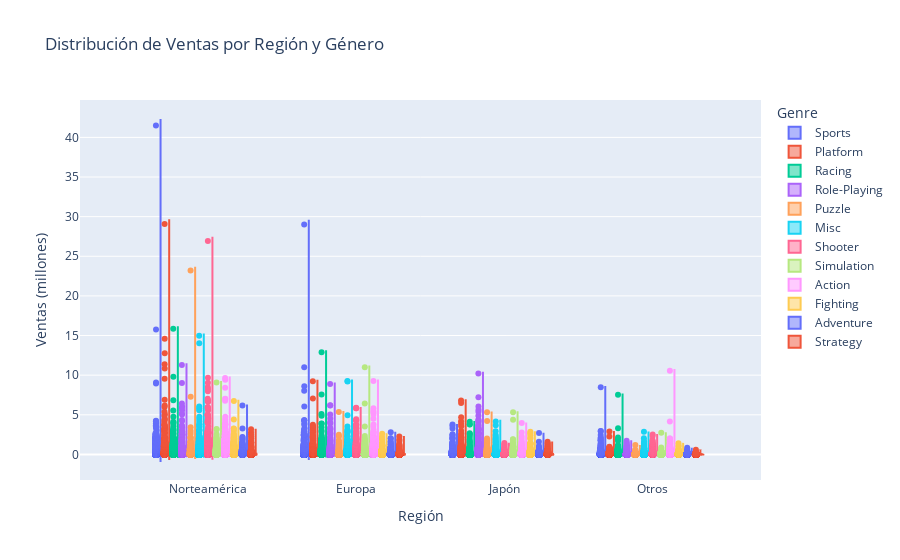

Here is the notebook cell this chart was saved with:
### Markdown cell above
### 4.2 Violin Plot - Comparación de Regiones

### Code cell
# Preparar datos en formato long para violin plot
df_clean_melted = df_clean.melt(id_vars=['Name', 'Genre'], value_vars=['NA_Sales', 'EU_Sales', 'JP_Sales', 'Other_Sales'],
                           var_name='Region', value_name='Sales')
df_clean_melted

# Renombrar regiones
region_mapping = {
    'NA_Sales': 'Norteamérica',
    'EU_Sales': 'Europa',
    'JP_Sales': 'Japón',
    'Other_Sales': 'Otros'
}
df_clean_melted['Region'] = df_clean_melted['Region'].map(region_mapping)

# Crear violin plot
fig = px.violin(df_clean_melted, y='Sales', x='Region', color='Genre', box=True, points='all',
                 title='Distribución de Ventas por Región y Género',
                 labels={'Sales': 'Ventas (millones)', 'Region': 'Región'})
fig.show()

### Figure 1 — Plotly figure (JSON) as saved in the notebook; plotly's stock layout.template omitted (floating-point values rounded to 4 significant figures; data arrays with more than 128 entries replaced by an {"elided": "..."} marker saying what was removed)
{"data": [{"alignmentgroup": "True", "box": {"visible": true}, "hovertemplate": "Genre=Sports<br>Región=%{x}<br>Ventas (millones)=%{y}<extra></extra>", "legendgroup": "Sports", "marker": {"color": "#636efa"}, "name": "Sports", "offsetgroup": "Sports", "orientation": "v", "points": "all", "scalegroup": "True", "showlegend": true, "type": "violin", "x": {"elided": "9384 str values"}, "x0": " ", "xaxis": "x", "y": {"elided": "9384 float values"}, "y0": " ", "yaxis": "y"}, {"alignmentgroup": "True", "box": {"visible": true}, "hovertemplate": "Genre=Platform<br>Región=%{x}<br>Ventas (millones)=%{y}<extra></extra>", "legendgroup": "Platform", "marker": {"color": "#EF553B"}, "name": "Platform", "offsetgroup": "Platform", "orientation": "v", "points": "all", "scalegroup": "True", "showlegend": true, "type": "violin", "x": {"elided": "3544 str values"}, "x0": " ", "xaxis": "x", "y": {"elided": "3544 float values"}, "y0": " ", "yaxis": "y"}, {"alignmentgroup": "True", "box": {"visible": true}, "hovertemplate": "Genre=Racing<br>Región=%{x}<br>Ventas (millones)=%{y}<extra></extra>", "legendgroup": "Racing", "marker": {"color": "#00cc96"}, "name": "Racing", "offsetgroup": "Racing", "orientation": "v", "points": "all", "scalegroup": "True", "showlegend": true, "type": "violin", "x": {"elided": "4996 str values"}, "x0": " ", "xaxis": "x", "y": {"elided": "4996 float values"}, "y0": " ", "yaxis": "y"}, {"alignmentgroup": "True", "box": {"visible": true}, "hovertemplate": "Genre=Role-Playing<br>Región=%{x}<br>Ventas (millones)=%{y}<extra></extra>", "legendgroup": "Role-Playing", "marker": {"color": "#ab63fa"}, "name": "Role-Playing", "offsetgroup": "Role-Playing", "orientation": "v", "points": "all", "scalegroup": "True", "showlegend": true, "type": "violin", "x": {"elided": "5952 str values"}, "x0": " ", "xaxis": "x", "y": {"elided": "5952 float values"}, "y0": " ", "yaxis": "y"}, {"alignmentgroup": "True", "box": {"visible": true}, "hovertemplate": "Genre=Puzzle<br>Región=%{x}<br>Ventas (millones)=%{y}<extra></extra>", "legendgroup": "Puzzle", "marker": {"color": "#FFA15A"}, "name": "Puzzle", "offsetgroup": "Puzzle", "orientation": "v", "points": "all", "scalegroup": "True", "showlegend": true, "type": "violin", "x": {"elided": "2328 str values"}, "x0": " ", "xaxis": "x", "y": {"elided": "2328 float values"}, "y0": " ", "yaxis": "y"}, {"alignmentgroup": "True", "box": {"visible": true}, "hovertemplate": "Genre=Misc<br>Región=%{x}<br>Ventas (millones)=%{y}<extra></extra>", "legendgroup": "Misc", "marker": {"color": "#19d3f3"}, "name": "Misc", "offsetgroup": "Misc", "orientation": "v", "points": "all", "scalegroup": "True", "showlegend": true, "type": "violin", "x": {"elided": "6956 str values"}, "x0": " ", "xaxis": "x", "y": {"elided": "6956 float values"}, "y0": " ", "yaxis": "y"}, {"alignmentgroup": "True", "box": {"visible": true}, "hovertemplate": "Genre=Shooter<br>Región=%{x}<br>Ventas (millones)=%{y}<extra></extra>", "legendgroup": "Shooter", "marker": {"color": "#FF6692"}, "name": "Shooter", "offsetgroup": "Shooter", "orientation": "v", "points": "all", "scalegroup": "True", "showlegend": true, "type": "violin", "x": {"elided": "5240 str values"}, "x0": " ", "xaxis": "x", "y": {"elided": "5240 float values"}, "y0": " ", "yaxis": "y"}, {"alignmentgroup": "True", "box": {"visible": true}, "hovertemplate": "Genre=Simulation<br>Región=%{x}<br>Ventas (millones)=%{y}<extra></extra>", "legendgroup": "Simulation", "marker": {"color": "#B6E880"}, "name": "Simulation", "offsetgroup": "Simulation", "orientation": "v", "points": "all", "scalegroup": "True", "showlegend": true, "type": "violin", "x": {"elided": "3468 str values"}, "x0": " ", "xaxis": "x", "y": {"elided": "3468 float values"}, "y0": " ", "yaxis": "y"}, {"alignmentgroup": "True", "box": {"visible": true}, "hovertemplate": "Genre=Action<br>Región=%{x}<br>Ventas (millones)=%{y}<extra></extra>", "legendgroup": "Action", "marker": {"color": "#FF97FF"}, "name": "Action", "offsetgroup": "Action", "orientation": "v", "points": "all", "scalegroup": "True", "showlegend": true, "type": "violin", "x": {"elided": "13264 str values"}, "x0": " ", "xaxis": "x", "y": {"elided": "13264 float values"}, "y0": " ", "yaxis": "y"}, {"alignmentgroup": "True", "box": {"visible": true}, "hovertemplate": "Genre=Fighting<br>Región=%{x}<br>Ventas (millones)=%{y}<extra></extra>", "legendgroup": "Fighting", "marker": {"color": "#FECB52"}, "name": "Fighting", "offsetgroup": "Fighting", "orientation": "v", "points": "all", "scalegroup": "True", "showlegend": true, "type": "violin", "x": {"elided": "3392 str values"}, "x0": " ", "xaxis": "x", "y": {"elided": "3392 float values"}, "y0": " ", "yaxis": "y"}, {"alignmentgroup": "True", "box": {"visible": true}, "hovertemplate": "Genre=Adventure<br>Región=%{x}<br>Ventas (millones)=%{y}<extra></extra>", "legendgroup": "Adventure", "marker": {"color": "#636efa"}, "name": "Adventure", "offsetgroup": "Adventure", "orientation": "v", "points": "all", "scalegroup": "True", "showlegend": true, "type": "violin", "x": {"elided": "5144 str values"}, "x0": " ", "xaxis": "x", "y": {"elided": "5144 float values"}, "y0": " ", "yaxis": "y"}, {"alignmentgroup": "True", "box": {"visible": true}, "hovertemplate": "Genre=Strategy<br>Región=%{x}<br>Ventas (millones)=%{y}<extra></extra>", "legendgroup": "Strategy", "marker": {"color": "#EF553B"}, "name": "Strategy", "offsetgroup": "Strategy", "orientation": "v", "points": "all", "scalegroup": "True", "showlegend": true, "type": "violin", "x": {"elided": "2724 str values"}, "x0": " ", "xaxis": "x", "y": {"elided": "2724 float values"}, "y0": " ", "yaxis": "y"}], "layout": {"legend": {"title": {"text": "Genre"}, "tracegroupgap": 0}, "title": {"text": "Distribución de Ventas por Región y Género"}, "violinmode": "group", "xaxis": {"anchor": "y", "domain": [0, 1], "title": {"text": "Región"}}, "yaxis": {"anchor": "x", "domain": [0, 1], "title": {"text": "Ventas (millones)"}}}}
